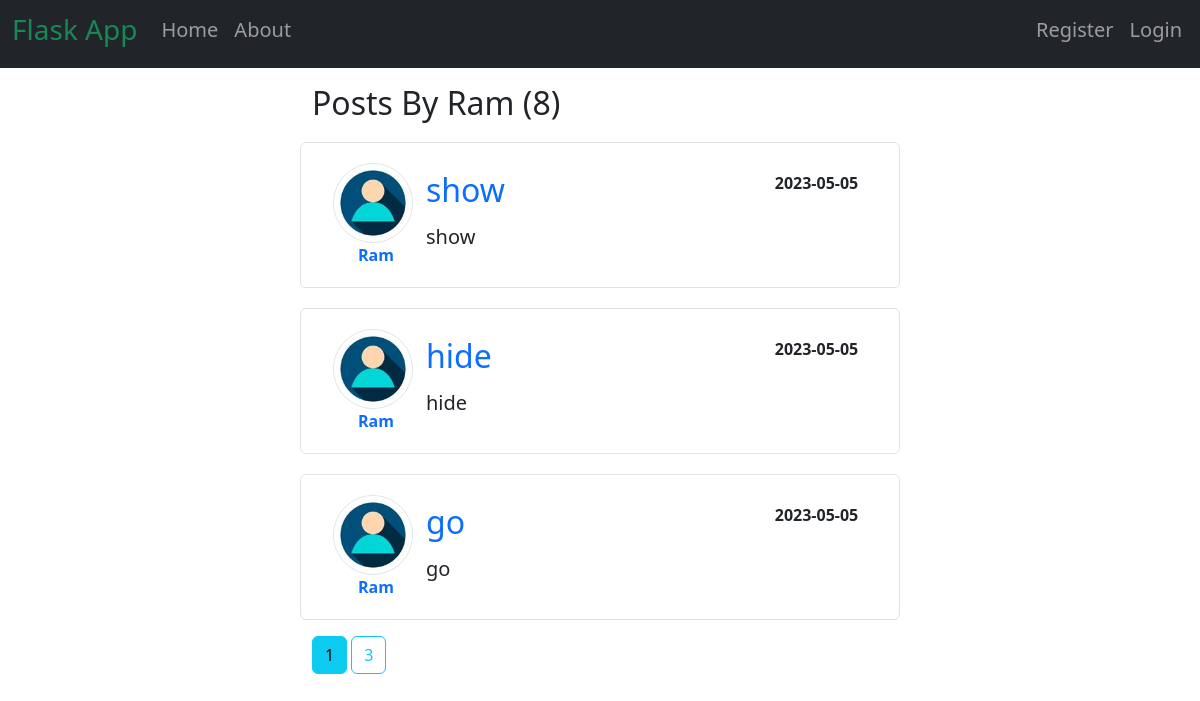
The page /users/Ram on the database its author committed.
### flaskblog/models.py (models this page shows, shortened)
class User(db.Model, UserMixin):
   id = db.Column(db.Integer, primary_key=True)
   username = db.Column(db.String(20), unique=True, nullable=False)
   email = db.Column(db.String(120), unique=True, nullable=False)
   image_file = db.Column(db.String(20), nullable=False, default='default.jpg')
   password = db.Column(db.String(60), nullable=False)
   posts = db.relationship('Post', backref='author', lazy=True)

class Post(db.Model):
   id = db.Column(db.Integer, primary_key=True)
   title = db.Column(db.String(100), nullable=False)
   date_posted = db.Column(db.DateTime, nullable=False, default=datetime.utcnow)
   content = db.Column(db.Text, nullable=False)
   user_id = db.Column(db.Integer, db.ForeignKey('user.id'), nullable=False)

### flaskblog/users/routes.py (the view)
@users.route('/users/<string:username>')
def user_posts(username):
   page = request.args.get('page', 1, type=int)
   user = User.query.filter_by(username=username).first_or_404()
   posts = Post.query.filter_by(author=user).order_by(Post.date_posted.desc()).paginate(page=page, per_page=3)
   return render_template('user_posts.html', posts=posts, user=user)

### flaskblog/templates/user_posts.html (shortened to what this page needs)
{% extends 'layout.html' %}
{% block content %}
    <h2 class="mt-3">Posts By {{ user.username }} ({{ posts.total }})</h2>
    {% for post in posts.items %}
    <div class="blog row border rounded mb-3">
        <div class="col-2">
            <img class="rounded-circle border" src="{{ url_for('static', filename='profile_pics/' + post.author.image_file) }}" height="80">
            <br> &nbsp; &nbsp; &nbsp; <a class="link" href="#"><b>{{post.author.username}}</b></a>
        </div>
        <div class="col-10">
            <div class="row mt-2">
                <h2 class="col-9 text-info"><a class="link" href="{{ url_for('posts.post', post_id=post.id )}}">{{post.title}}</a></h2>
                <b class="col-3">{{post.date_posted.strftime('%Y-%m-%d')}}</b>
            </div>
            <div class="row mt-2">
                <h5 class="col-6">{{post.content}}</h5>
            </div>
        </div>
    </div>
    {% endfor %}
    {% for page_num in posts.iter_pages(left_edge=1, right_edge=1, left_current=1, right_current=1) %}
        {% if page_num %}
            {% if posts.page == page_num %}
                <a class="btn btn-info mb-4" href="{{ url_for('users.user_posts', username=user.username, page=page_num) }}">{{ page_num }}</a>
            {% else %}
                <a class="btn btn-outline-info mb-4" href="{{ url_for('users.user_posts', username=user.username, page=page_num) }}">{{ page_num }}</a>
            {% endif %}
        {% endif %}
    {% endfor %}
{% endblock %}

### flaskblog/static/main.css (style rules this page uses)
.blog { margin-top: 20px; padding: 20px; }
.link { text-decoration: none; }

### rows shown on the page
User: username "Ram"
Post: image_file (picture), author.username "Ram", title "show", date_posted "2023-05-05", content "show"
Post: image_file (picture), author.username "Ram", title "hide", date_posted "2023-05-05", content "hide"
Post: image_file (picture), author.username "Ram", title "go", date_posted "2023-05-05", content "go"

### other values the page prints
{{ posts.total }} "8"
{{ page_num }} "1"
{{ page_num }} "3"
